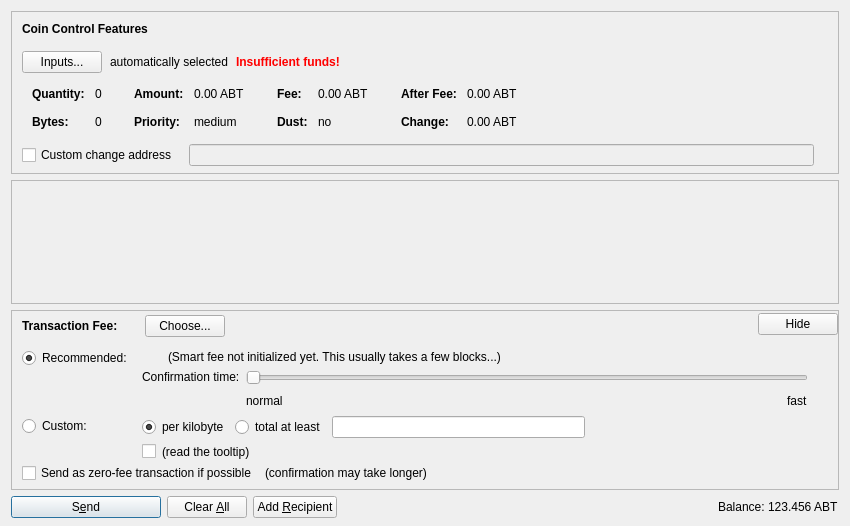
<?xml version="1.0" encoding="UTF-8"?>
<ui version="4.0">
 <class>SendCoinsDialog</class>
 <widget class="QDialog" name="SendCoinsDialog">
  <property name="geometry">
   <rect>
    <x>0</x>
    <y>0</y>
    <width>850</width>
    <height>526</height>
   </rect>
  </property>
  <property name="windowTitle">
   <string>Send Coins</string>
  </property>
  <layout class="QVBoxLayout" name="verticalLayout" stretch="0,1,0,0">
   <property name="bottomMargin">
    <number>8</number>
   </property>
   <item>
    <widget class="QFrame" name="frameCoinControl">
     <property name="sizePolicy">
      <sizepolicy hsizetype="Expanding" vsizetype="Expanding">
       <horstretch>0</horstretch>
       <verstretch>0</verstretch>
      </sizepolicy>
     </property>
     <property name="maximumSize">
      <size>
       <width>16777215</width>
       <height>16777215</height>
      </size>
     </property>
     <property name="frameShape">
      <enum>QFrame::StyledPanel</enum>
     </property>
     <property name="frameShadow">
      <enum>QFrame::Sunken</enum>
     </property>
     <layout class="QVBoxLayout" name="verticalLayoutCoinControl2">
      <property name="spacing">
       <number>0</number>
      </property>
      <property name="leftMargin">
       <number>0</number>
      </property>
      <property name="topMargin">
       <number>0</number>
      </property>
      <property name="rightMargin">
       <number>0</number>
      </property>
      <property name="bottomMargin">
       <number>6</number>
      </property>
      <item>
       <layout class="QVBoxLayout" name="verticalLayoutCoinControl" stretch="0,0,0,0,1">
        <property name="spacing">
         <number>0</number>
        </property>
        <property name="leftMargin">
         <number>10</number>
        </property>
        <property name="topMargin">
         <number>10</number>
        </property>
        <item>
         <layout class="QHBoxLayout" name="horizontalLayoutCoinControl1">
          <property name="bottomMargin">
           <number>15</number>
          </property>
          <item>
           <widget class="QLabel" name="labelCoinControlFeatures">
            <property name="sizePolicy">
             <sizepolicy hsizetype="Preferred" vsizetype="Maximum">
              <horstretch>0</horstretch>
              <verstretch>0</verstretch>
             </sizepolicy>
            </property>
            <property name="font">
             <font>
              <weight>75</weight>
              <bold>true</bold>
             </font>
            </property>
            <property name="styleSheet">
             <string notr="true">font-weight:bold;</string>
            </property>
            <property name="text">
             <string>Coin Control Features</string>
            </property>
           </widget>
          </item>
         </layout>
        </item>
        <item>
         <layout class="QHBoxLayout" name="horizontalLayoutCoinControl2" stretch="0,0,0,0">
          <property name="spacing">
           <number>8</number>
          </property>
          <property name="bottomMargin">
           <number>10</number>
          </property>
          <item>
           <widget class="QPushButton" name="pushButtonCoinControl">
            <property name="styleSheet">
             <string notr="true"/>
            </property>
            <property name="text">
             <string>Inputs...</string>
            </property>
            <property name="autoDefault">
             <bool>false</bool>
            </property>
           </widget>
          </item>
          <item>
           <widget class="QLabel" name="labelCoinControlAutomaticallySelected">
            <property name="text">
             <string>automatically selected</string>
            </property>
            <property name="margin">
             <number>5</number>
            </property>
           </widget>
          </item>
          <item>
           <widget class="QLabel" name="labelCoinControlInsuffFunds">
            <property name="font">
             <font>
              <weight>75</weight>
              <bold>true</bold>
             </font>
            </property>
            <property name="styleSheet">
             <string notr="true">color:red;font-weight:bold;</string>
            </property>
            <property name="text">
             <string>Insufficient funds!</string>
            </property>
            <property name="margin">
             <number>5</number>
            </property>
           </widget>
          </item>
          <item>
           <spacer name="horizontalSpacerCoinControl">
            <property name="orientation">
             <enum>Qt::Horizontal</enum>
            </property>
            <property name="sizeHint" stdset="0">
             <size>
              <width>40</width>
              <height>1</height>
             </size>
            </property>
           </spacer>
          </item>
         </layout>
        </item>
        <item>
         <widget class="QWidget" name="widgetCoinControl" native="true">
          <property name="sizePolicy">
           <sizepolicy hsizetype="Preferred" vsizetype="Preferred">
            <horstretch>0</horstretch>
            <verstretch>0</verstretch>
           </sizepolicy>
          </property>
          <property name="minimumSize">
           <size>
            <width>0</width>
            <height>0</height>
           </size>
          </property>
          <property name="styleSheet">
           <string notr="true"/>
          </property>
          <layout class="QHBoxLayout" name="horizontalLayoutCoinControl5">
           <property name="leftMargin">
            <number>0</number>
           </property>
           <property name="topMargin">
            <number>0</number>
           </property>
           <property name="rightMargin">
            <number>0</number>
           </property>
           <property name="bottomMargin">
            <number>0</number>
           </property>
           <item>
            <layout class="QHBoxLayout" name="horizontalLayoutCoinControl3" stretch="0,0,0,1">
             <property name="spacing">
              <number>20</number>
             </property>
             <property name="topMargin">
              <number>0</number>
             </property>
             <property name="bottomMargin">
              <number>10</number>
             </property>
             <item>
              <layout class="QFormLayout" name="formLayoutCoinControl1">
               <property name="horizontalSpacing">
                <number>10</number>
               </property>
               <property name="verticalSpacing">
                <number>14</number>
               </property>
               <property name="leftMargin">
                <number>10</number>
               </property>
               <property name="topMargin">
                <number>4</number>
               </property>
               <property name="rightMargin">
                <number>6</number>
               </property>
               <item row="0" column="0">
                <widget class="QLabel" name="labelCoinControlQuantityText">
                 <property name="font">
                  <font>
                   <weight>75</weight>
                   <bold>true</bold>
                  </font>
                 </property>
                 <property name="text">
                  <string>Quantity:</string>
                 </property>
                 <property name="margin">
                  <number>0</number>
                 </property>
                </widget>
               </item>
               <item row="0" column="1">
                <widget class="QLabel" name="labelCoinControlQuantity">
                 <property name="cursor">
                  <cursorShape>IBeamCursor</cursorShape>
                 </property>
                 <property name="contextMenuPolicy">
                  <enum>Qt::ActionsContextMenu</enum>
                 </property>
                 <property name="text">
                  <string notr="true">0</string>
                 </property>
                 <property name="margin">
                  <number>0</number>
                 </property>
                 <property name="textInteractionFlags">
                  <set>Qt::LinksAccessibleByMouse|Qt::TextSelectableByKeyboard|Qt::TextSelectableByMouse</set>
                 </property>
                </widget>
               </item>
               <item row="1" column="0">
                <widget class="QLabel" name="labelCoinControlBytesText">
                 <property name="font">
                  <font>
                   <weight>75</weight>
                   <bold>true</bold>
                  </font>
                 </property>
                 <property name="text">
                  <string>Bytes:</string>
                 </property>
                </widget>
               </item>
               <item row="1" column="1">
                <widget class="QLabel" name="labelCoinControlBytes">
                 <property name="cursor">
                  <cursorShape>IBeamCursor</cursorShape>
                 </property>
                 <property name="contextMenuPolicy">
                  <enum>Qt::ActionsContextMenu</enum>
                 </property>
                 <property name="text">
                  <string notr="true">0</string>
                 </property>
                 <property name="textInteractionFlags">
                  <set>Qt::LinksAccessibleByMouse|Qt::TextSelectableByKeyboard|Qt::TextSelectableByMouse</set>
                 </property>
                </widget>
               </item>
              </layout>
             </item>
             <item>
              <layout class="QFormLayout" name="formLayoutCoinControl2">
               <property name="horizontalSpacing">
                <number>10</number>
               </property>
               <property name="verticalSpacing">
                <number>14</number>
               </property>
               <property name="leftMargin">
                <number>6</number>
               </property>
               <property name="topMargin">
                <number>4</number>
               </property>
               <property name="rightMargin">
                <number>6</number>
               </property>
               <item row="0" column="0">
                <widget class="QLabel" name="labelCoinControlAmountText">
                 <property name="font">
                  <font>
                   <weight>75</weight>
                   <bold>true</bold>
                  </font>
                 </property>
                 <property name="text">
                  <string>Amount:</string>
                 </property>
                 <property name="margin">
                  <number>0</number>
                 </property>
                </widget>
               </item>
               <item row="0" column="1">
                <widget class="QLabel" name="labelCoinControlAmount">
                 <property name="cursor">
                  <cursorShape>IBeamCursor</cursorShape>
                 </property>
                 <property name="contextMenuPolicy">
                  <enum>Qt::ActionsContextMenu</enum>
                 </property>
                 <property name="text">
                  <string notr="true">0.00 ABT</string>
                 </property>
                 <property name="textInteractionFlags">
                  <set>Qt::LinksAccessibleByMouse|Qt::TextSelectableByKeyboard|Qt::TextSelectableByMouse</set>
                 </property>
                </widget>
               </item>
               <item row="1" column="0">
                <widget class="QLabel" name="labelCoinControlPriorityText">
                 <property name="font">
                  <font>
                   <weight>75</weight>
                   <bold>true</bold>
                  </font>
                 </property>
                 <property name="text">
                  <string>Priority:</string>
                 </property>
                </widget>
               </item>
               <item row="1" column="1">
                <widget class="QLabel" name="labelCoinControlPriority">
                 <property name="cursor">
                  <cursorShape>IBeamCursor</cursorShape>
                 </property>
                 <property name="contextMenuPolicy">
                  <enum>Qt::ActionsContextMenu</enum>
                 </property>
                 <property name="text">
                  <string notr="true">medium</string>
                 </property>
                 <property name="textInteractionFlags">
                  <set>Qt::LinksAccessibleByMouse|Qt::TextSelectableByKeyboard|Qt::TextSelectableByMouse</set>
                 </property>
                </widget>
               </item>
              </layout>
             </item>
             <item>
              <layout class="QFormLayout" name="formLayoutCoinControl3">
               <property name="horizontalSpacing">
                <number>10</number>
               </property>
               <property name="verticalSpacing">
                <number>14</number>
               </property>
               <property name="leftMargin">
                <number>6</number>
               </property>
               <property name="topMargin">
                <number>4</number>
               </property>
               <property name="rightMargin">
                <number>6</number>
               </property>
               <item row="0" column="0">
                <widget class="QLabel" name="labelCoinControlFeeText">
                 <property name="font">
                  <font>
                   <weight>75</weight>
                   <bold>true</bold>
                  </font>
                 </property>
                 <property name="text">
                  <string>Fee:</string>
                 </property>
                 <property name="margin">
                  <number>0</number>
                 </property>
                </widget>
               </item>
               <item row="0" column="1">
                <widget class="QLabel" name="labelCoinControlFee">
                 <property name="cursor">
                  <cursorShape>IBeamCursor</cursorShape>
                 </property>
                 <property name="contextMenuPolicy">
                  <enum>Qt::ActionsContextMenu</enum>
                 </property>
                 <property name="text">
                  <string notr="true">0.00 ABT</string>
                 </property>
                 <property name="textInteractionFlags">
                  <set>Qt::LinksAccessibleByMouse|Qt::TextSelectableByKeyboard|Qt::TextSelectableByMouse</set>
                 </property>
                </widget>
               </item>
               <item row="1" column="0">
                <widget class="QLabel" name="labelCoinControlLowOutputText">
                 <property name="font">
                  <font>
                   <weight>75</weight>
                   <bold>true</bold>
                  </font>
                 </property>
                 <property name="text">
                  <string>Dust:</string>
                 </property>
                </widget>
               </item>
               <item row="1" column="1">
                <widget class="QLabel" name="labelCoinControlLowOutput">
                 <property name="cursor">
                  <cursorShape>IBeamCursor</cursorShape>
                 </property>
                 <property name="contextMenuPolicy">
                  <enum>Qt::ActionsContextMenu</enum>
                 </property>
                 <property name="text">
                  <string notr="true">no</string>
                 </property>
                 <property name="textInteractionFlags">
                  <set>Qt::LinksAccessibleByMouse|Qt::TextSelectableByKeyboard|Qt::TextSelectableByMouse</set>
                 </property>
                </widget>
               </item>
              </layout>
             </item>
             <item>
              <layout class="QFormLayout" name="formLayoutCoinControl4">
               <property name="horizontalSpacing">
                <number>10</number>
               </property>
               <property name="verticalSpacing">
                <number>14</number>
               </property>
               <property name="leftMargin">
                <number>6</number>
               </property>
               <property name="topMargin">
                <number>4</number>
               </property>
               <property name="rightMargin">
                <number>6</number>
               </property>
               <item row="0" column="0">
                <widget class="QLabel" name="labelCoinControlAfterFeeText">
                 <property name="font">
                  <font>
                   <weight>75</weight>
                   <bold>true</bold>
                  </font>
                 </property>
                 <property name="text">
                  <string>After Fee:</string>
                 </property>
                 <property name="margin">
                  <number>0</number>
                 </property>
                </widget>
               </item>
               <item row="0" column="1">
                <widget class="QLabel" name="labelCoinControlAfterFee">
                 <property name="cursor">
                  <cursorShape>IBeamCursor</cursorShape>
                 </property>
                 <property name="contextMenuPolicy">
                  <enum>Qt::ActionsContextMenu</enum>
                 </property>
                 <property name="text">
                  <string notr="true">0.00 ABT</string>
                 </property>
                 <property name="textInteractionFlags">
                  <set>Qt::LinksAccessibleByMouse|Qt::TextSelectableByKeyboard|Qt::TextSelectableByMouse</set>
                 </property>
                </widget>
               </item>
               <item row="1" column="0">
                <widget class="QLabel" name="labelCoinControlChangeText">
                 <property name="font">
                  <font>
                   <weight>75</weight>
                   <bold>true</bold>
                  </font>
                 </property>
                 <property name="text">
                  <string>Change:</string>
                 </property>
                </widget>
               </item>
               <item row="1" column="1">
                <widget class="QLabel" name="labelCoinControlChange">
                 <property name="cursor">
                  <cursorShape>IBeamCursor</cursorShape>
                 </property>
                 <property name="contextMenuPolicy">
                  <enum>Qt::ActionsContextMenu</enum>
                 </property>
                 <property name="text">
                  <string notr="true">0.00 ABT</string>
                 </property>
                 <property name="textInteractionFlags">
                  <set>Qt::LinksAccessibleByMouse|Qt::TextSelectableByKeyboard|Qt::TextSelectableByMouse</set>
                 </property>
                </widget>
               </item>
              </layout>
             </item>
            </layout>
           </item>
          </layout>
         </widget>
        </item>
        <item>
         <layout class="QHBoxLayout" name="horizontalLayoutCoinControl4" stretch="0,0,0">
          <property name="spacing">
           <number>12</number>
          </property>
          <property name="sizeConstraint">
           <enum>QLayout::SetDefaultConstraint</enum>
          </property>
          <property name="topMargin">
           <number>5</number>
          </property>
          <property name="rightMargin">
           <number>5</number>
          </property>
          <item>
           <widget class="QCheckBox" name="checkBoxCoinControlChange">
            <property name="toolTip">
             <string>If this is activated, but the change address is empty or invalid, change will be sent to a newly generated address.</string>
            </property>
            <property name="text">
             <string>Custom change address</string>
            </property>
           </widget>
          </item>
          <item>
           <widget class="QValidatedLineEdit" name="lineEditCoinControlChange">
            <property name="enabled">
             <bool>false</bool>
            </property>
            <property name="sizePolicy">
             <sizepolicy hsizetype="Expanding" vsizetype="Fixed">
              <horstretch>0</horstretch>
              <verstretch>0</verstretch>
             </sizepolicy>
            </property>
           </widget>
          </item>
          <item>
           <widget class="QLabel" name="labelCoinControlChangeLabel">
            <property name="sizePolicy">
             <sizepolicy hsizetype="Preferred" vsizetype="Expanding">
              <horstretch>0</horstretch>
              <verstretch>0</verstretch>
             </sizepolicy>
            </property>
            <property name="minimumSize">
             <size>
              <width>0</width>
              <height>0</height>
             </size>
            </property>
            <property name="text">
             <string/>
            </property>
            <property name="margin">
             <number>3</number>
            </property>
           </widget>
          </item>
         </layout>
        </item>
        <item>
         <spacer name="verticalSpacerCoinControl">
          <property name="orientation">
           <enum>Qt::Vertical</enum>
          </property>
          <property name="sizeHint" stdset="0">
           <size>
            <width>800</width>
            <height>1</height>
           </size>
          </property>
         </spacer>
        </item>
       </layout>
      </item>
     </layout>
    </widget>
   </item>
   <item>
    <widget class="QScrollArea" name="scrollArea">
     <property name="widgetResizable">
      <bool>true</bool>
     </property>
     <widget class="QWidget" name="scrollAreaWidgetContents">
      <property name="geometry">
       <rect>
        <x>0</x>
        <y>0</y>
        <width>830</width>
        <height>68</height>
       </rect>
      </property>
      <layout class="QVBoxLayout" name="verticalLayout_2" stretch="0,1">
       <property name="leftMargin">
        <number>0</number>
       </property>
       <property name="topMargin">
        <number>0</number>
       </property>
       <property name="rightMargin">
        <number>0</number>
       </property>
       <property name="bottomMargin">
        <number>0</number>
       </property>
       <item>
        <layout class="QVBoxLayout" name="entries">
         <property name="spacing">
          <number>6</number>
         </property>
        </layout>
       </item>
       <item>
        <spacer name="verticalSpacer">
         <property name="orientation">
          <enum>Qt::Vertical</enum>
         </property>
         <property name="sizeHint" stdset="0">
          <size>
           <width>20</width>
           <height>40</height>
          </size>
         </property>
        </spacer>
       </item>
      </layout>
     </widget>
    </widget>
   </item>
   <item>
    <widget class="QFrame" name="frameFee">
     <property name="sizePolicy">
      <sizepolicy hsizetype="Expanding" vsizetype="Expanding">
       <horstretch>0</horstretch>
       <verstretch>0</verstretch>
      </sizepolicy>
     </property>
     <property name="maximumSize">
      <size>
       <width>16777215</width>
       <height>16777215</height>
      </size>
     </property>
     <property name="frameShape">
      <enum>QFrame::StyledPanel</enum>
     </property>
     <property name="frameShadow">
      <enum>QFrame::Sunken</enum>
     </property>
     <layout class="QVBoxLayout" name="verticalLayoutFee1">
      <property name="spacing">
       <number>0</number>
      </property>
      <property name="leftMargin">
       <number>0</number>
      </property>
      <property name="topMargin">
       <number>0</number>
      </property>
      <property name="rightMargin">
       <number>0</number>
      </property>
      <property name="bottomMargin">
       <number>0</number>
      </property>
      <item>
       <layout class="QVBoxLayout" name="verticalLayoutFee2" stretch="0,0,0">
        <property name="spacing">
         <number>0</number>
        </property>
        <property name="leftMargin">
         <number>10</number>
        </property>
        <property name="topMargin">
         <number>0</number>
        </property>
        <item>
         <layout class="QHBoxLayout" name="horizontalLayoutFee1">
          <property name="bottomMargin">
           <number>0</number>
          </property>
          <item>
           <layout class="QVBoxLayout" name="verticalLayoutFee7">
            <property name="spacing">
             <number>0</number>
            </property>
            <item>
             <spacer name="verticalSpacerSmartFee">
              <property name="orientation">
               <enum>Qt::Vertical</enum>
              </property>
              <property name="sizeType">
               <enum>QSizePolicy::Fixed</enum>
              </property>
              <property name="sizeHint" stdset="0">
               <size>
                <width>1</width>
                <height>4</height>
               </size>
              </property>
             </spacer>
            </item>
            <item>
             <layout class="QHBoxLayout" name="horizontalLayoutSmartFee">
              <property name="spacing">
               <number>10</number>
              </property>
              <item>
               <widget class="QLabel" name="labelFeeHeadline">
                <property name="sizePolicy">
                 <sizepolicy hsizetype="Preferred" vsizetype="Maximum">
                  <horstretch>0</horstretch>
                  <verstretch>0</verstretch>
                 </sizepolicy>
                </property>
                <property name="font">
                 <font>
                  <weight>75</weight>
                  <bold>true</bold>
                 </font>
                </property>
                <property name="styleSheet">
                 <string notr="true">font-weight:bold;</string>
                </property>
                <property name="text">
                 <string>Transaction Fee:</string>
                </property>
               </widget>
              </item>
              <item>
               <widget class="QLabel" name="labelFeeMinimized">
                <property name="text">
                 <string/>
                </property>
               </widget>
              </item>
              <item>
               <widget class="QPushButton" name="buttonChooseFee">
                <property name="text">
                 <string>Choose...</string>
                </property>
               </widget>
              </item>
             </layout>
            </item>
            <item>
             <spacer name="verticalSpacer_5">
              <property name="orientation">
               <enum>Qt::Vertical</enum>
              </property>
              <property name="sizeHint" stdset="0">
               <size>
                <width>1</width>
                <height>1</height>
               </size>
              </property>
             </spacer>
            </item>
           </layout>
          </item>
          <item>
           <spacer name="horizontalSpacer_4">
            <property name="orientation">
             <enum>Qt::Horizontal</enum>
            </property>
            <property name="sizeHint" stdset="0">
             <size>
              <width>40</width>
              <height>20</height>
             </size>
            </property>
           </spacer>
          </item>
          <item>
           <widget class="QPushButton" name="buttonMinimizeFee">
            <property name="toolTip">
             <string>collapse fee-settings</string>
            </property>
            <property name="text">
             <string>Hide</string>
            </property>
           </widget>
          </item>
         </layout>
        </item>
        <item>
         <widget class="QFrame" name="frameFeeSelection">
          <layout class="QVBoxLayout" name="verticalLayoutFee12">
           <property name="spacing">
            <number>0</number>
           </property>
           <property name="leftMargin">
            <number>0</number>
           </property>
           <property name="topMargin">
            <number>0</number>
           </property>
           <property name="rightMargin">
            <number>0</number>
           </property>
           <property name="bottomMargin">
            <number>0</number>
           </property>
           <item>
            <layout class="QGridLayout" name="gridLayoutFee">
             <property name="topMargin">
              <number>10</number>
             </property>
             <property name="bottomMargin">
              <number>4</number>
             </property>
             <property name="horizontalSpacing">
              <number>10</number>
             </property>
             <property name="verticalSpacing">
              <number>4</number>
             </property>
             <item row="1" column="1">
              <layout class="QVBoxLayout" name="verticalLayoutFee8">
               <property name="spacing">
                <number>6</number>
               </property>
               <item>
                <layout class="QHBoxLayout" name="horizontalLayoutFee13">
                 <item>
                  <widget class="QRadioButton" name="radioCustomPerKilobyte">
                   <property name="toolTip">
                    <string>If the custom fee is set to 1000 satoshis and the transaction is only 250 bytes, then &quot;per kilobyte&quot; only pays 250 satoshis in fee, while &quot;total at least&quot; pays 1000 satoshis. For transactions bigger than a kilobyte both pay by kilobyte.</string>
                   </property>
                   <property name="text">
                    <string>per kilobyte</string>
                   </property>
                   <property name="checked">
                    <bool>true</bool>
                   </property>
                   <attribute name="buttonGroup">
                    <string notr="true">groupCustomFee</string>
                   </attribute>
                  </widget>
                 </item>
                 <item>
                  <widget class="QRadioButton" name="radioCustomAtLeast">
                   <property name="toolTip">
                    <string>If the custom fee is set to 1000 satoshis and the transaction is only 250 bytes, then &quot;per kilobyte&quot; only pays 250 satoshis in fee, while &quot;total at least&quot; pays 1000 satoshis. For transactions bigger than a kilobyte both pay by kilobyte.</string>
                   </property>
                   <property name="text">
                    <string>total at least</string>
                   </property>
                   <attribute name="buttonGroup">
                    <string notr="true">groupCustomFee</string>
                   </attribute>
                  </widget>
                 </item>
                 <item>
                  <widget class="AusbitAmountField" name="customFee"/>
                 </item>
                 <item>
                  <spacer name="horizontalSpacer_6">
                   <property name="orientation">
                    <enum>Qt::Horizontal</enum>
                   </property>
                   <property name="sizeHint" stdset="0">
                    <size>
                     <width>1</width>
                     <height>1</height>
                    </size>
                   </property>
                  </spacer>
                 </item>
                </layout>
               </item>
               <item>
                <layout class="QHBoxLayout" name="horizontalLayoutFee8">
                 <item>
                  <widget class="QCheckBox" name="checkBoxMinimumFee">
                   <property name="toolTip">
                    <string>Paying only the minimum fee is just fine as long as there is less transaction volume than space in the blocks. But be aware that this can end up in a never confirming transaction once there is more demand for ausbit transactions than the network can process.</string>
                   </property>
                   <property name="text">
                    <string/>
                   </property>
                  </widget>
                 </item>
                 <item>
                  <widget class="QLabel" name="labelMinFeeWarning">
                   <property name="enabled">
                    <bool>true</bool>
                   </property>
                   <property name="toolTip">
                    <string>Paying only the minimum fee is just fine as long as there is less transaction volume than space in the blocks. But be aware that this can end up in a never confirming transaction once there is more demand for ausbit transactions than the network can process.</string>
                   </property>
                   <property name="text">
                    <string>(read the tooltip)</string>
                   </property>
                   <property name="margin">
                    <number>5</number>
                   </property>
                  </widget>
                 </item>
                 <item>
                  <spacer name="horizontalSpacer_2">
                   <property name="orientation">
                    <enum>Qt::Horizontal</enum>
                   </property>
                   <property name="sizeHint" stdset="0">
                    <size>
                     <width>1</width>
                     <height>1</height>
                    </size>
                   </property>
                  </spacer>
                 </item>
                </layout>
               </item>
              </layout>
             </item>
             <item row="0" column="0">
              <layout class="QVBoxLayout" name="verticalLayoutFee4" stretch="0,1">
               <item>
                <widget class="QRadioButton" name="radioSmartFee">
                 <property name="text">
                  <string>Recommended:</string>
                 </property>
                 <property name="checked">
                  <bool>true</bool>
                 </property>
                 <attribute name="buttonGroup">
                  <string notr="true">groupFee</string>
                 </attribute>
                </widget>
               </item>
               <item>
                <spacer name="verticalSpacer_2">
                 <property name="orientation">
                  <enum>Qt::Vertical</enum>
                 </property>
                 <property name="sizeHint" stdset="0">
                  <size>
                   <width>1</width>
                   <height>1</height>
                  </size>
                 </property>
                </spacer>
               </item>
              </layout>
             </item>
             <item row="1" column="0">
              <layout class="QVBoxLayout" name="verticalLayoutFee9" stretch="0,1">
               <item>
                <widget class="QRadioButton" name="radioCustomFee">
                 <property name="text">
                  <string>Custom:</string>
                 </property>
                 <attribute name="buttonGroup">
                  <string notr="true">groupFee</string>
                 </attribute>
                </widget>
               </item>
               <item>
                <spacer name="verticalSpacer_6">
                 <property name="orientation">
                  <enum>Qt::Vertical</enum>
                 </property>
                 <property name="sizeHint" stdset="0">
                  <size>
                   <width>1</width>
                   <height>1</height>
                  </size>
                 </property>
                </spacer>
               </item>
              </layout>
             </item>
             <item row="0" column="1">
              <layout class="QVBoxLayout" name="verticalLayoutFee3" stretch="0,0,1">
               <property name="spacing">
                <number>6</number>
               </property>
               <property name="topMargin">
                <number>2</number>
               </property>
               <item>
                <layout class="QHBoxLayout" name="horizontalLayoutFee12">
                 <item>
                  <widget class="QLabel" name="labelSmartFee">
                   <property name="text">
                    <string/>
                   </property>
                   <property name="margin">
                    <number>2</number>
                   </property>
                  </widget>
                 </item>
                 <item>
                  <widget class="QLabel" name="labelFeeEstimation">
                   <property name="text">
                    <string/>
                   </property>
                  </widget>
                 </item>
                 <item>
                  <widget class="QLabel" name="labelSmartFee2">
                   <property name="text">
                    <string>(Smart fee not initialized yet. This usually takes a few blocks...)</string>
                   </property>
                   <property name="margin">
                    <number>2</number>
                   </property>
                  </widget>
                 </item>
                 <item>
                  <spacer name="horizontalSpacer_5">
                   <property name="orientation">
                    <enum>Qt::Horizontal</enum>
                   </property>
                   <property name="sizeHint" stdset="0">
                    <size>
                     <width>1</width>
                     <height>1</height>
                    </size>
                   </property>
                  </spacer>
                 </item>
                </layout>
               </item>
               <item>
                <layout class="QHBoxLayout" name="horizontalLayoutFee9">
                 <item>
                  <layout class="QVBoxLayout" name="verticalLayoutFee6">
                   <item>
                    <widget class="QLabel" name="labelSmartFee3">
                     <property name="text">
                      <string>Confirmation time:</string>
                     </property>
                     <property name="margin">
                      <number>2</number>
                     </property>
                    </widget>
                   </item>
                   <item>
                    <spacer name="verticalSpacer_3">
                     <property name="orientation">
                      <enum>Qt::Vertical</enum>
                     </property>
                     <property name="sizeHint" stdset="0">
                      <size>
                       <width>1</width>
                       <height>1</height>
                      </size>
                     </property>
                    </spacer>
                   </item>
                  </layout>
                 </item>
                 <item>
                  <layout class="QVBoxLayout" name="verticalLayoutFee5">
                   <property name="rightMargin">
                    <number>30</number>
                   </property>
                   <item>
                    <widget class="QSlider" name="sliderSmartFee">
                     <property name="minimum">
                      <number>0</number>
                     </property>
                     <property name="maximum">
                      <number>24</number>
                     </property>
                     <property name="pageStep">
                      <number>1</number>
                     </property>
                     <property name="value">
                      <number>0</number>
                     </property>
                     <property name="orientation">
                      <enum>Qt::Horizontal</enum>
                     </property>
                     <property name="invertedAppearance">
                      <bool>false</bool>
                     </property>
                     <property name="invertedControls">
                      <bool>false</bool>
                     </property>
                     <property name="tickPosition">
                      <enum>QSlider::NoTicks</enum>
                     </property>
                    </widget>
                   </item>
                   <item>
                    <layout class="QHBoxLayout" name="horizontalLayoutFee10">
                     <item>
                      <widget class="QLabel" name="labelSmartFeeNormal">
                       <property name="text">
                        <string>normal</string>
                       </property>
                      </widget>
                     </item>
                     <item>
                      <spacer name="horizontalSpacer_3">
                       <property name="orientation">
                        <enum>Qt::Horizontal</enum>
                       </property>
                       <property name="sizeHint" stdset="0">
                        <size>
                         <width>40</width>
                         <height>20</height>
                        </size>
                       </property>
                      </spacer>
                     </item>
                     <item>
                      <widget class="QLabel" name="labelSmartFeeFast">
                       <property name="text">
                        <string>fast</string>
                       </property>
                      </widget>
                     </item>
                    </layout>
                   </item>
                  </layout>
                 </item>
                </layout>
               </item>
               <item>
                <spacer name="verticalSpacer_4">
                 <property name="orientation">
                  <enum>Qt::Vertical</enum>
                 </property>
                 <property name="sizeHint" stdset="0">
                  <size>
                   <width>1</width>
                   <height>1</height>
                  </size>
                 </property>
                </spacer>
               </item>
              </layout>
             </item>
            </layout>
           </item>
           <item>
            <layout class="QHBoxLayout" name="horizontalLayoutFee5" stretch="0,0,0">
             <property name="spacing">
              <number>8</number>
             </property>
             <property name="bottomMargin">
              <number>4</number>
             </property>
             <item>
              <widget class="QCheckBox" name="checkBoxFreeTx">
               <property name="text">
                <string>Send as zero-fee transaction if possible</string>
               </property>
              </widget>
             </item>
             <item>
              <widget class="QLabel" name="labelFreeTx">
               <property name="text">
                <string>(confirmation may take longer)</string>
               </property>
               <property name="margin">
                <number>5</number>
               </property>
              </widget>
             </item>
             <item>
              <spacer name="horizontalSpacerFee5">
               <property name="orientation">
                <enum>Qt::Horizontal</enum>
               </property>
               <property name="sizeHint" stdset="0">
                <size>
                 <width>1</width>
                 <height>1</height>
                </size>
               </property>
              </spacer>
             </item>
            </layout>
           </item>
           <item>
            <spacer name="verticalSpacerFee2">
             <property name="orientation">
              <enum>Qt::Vertical</enum>
             </property>
             <property name="sizeHint" stdset="0">
              <size>
               <width>1</width>
               <height>1</height>
              </size>
             </property>
            </spacer>
           </item>
          </layout>
         </widget>
        </item>
        <item>
         <spacer name="verticalSpacerFee">
          <property name="orientation">
           <enum>Qt::Vertical</enum>
          </property>
          <property name="sizeHint" stdset="0">
           <size>
            <width>800</width>
            <height>1</height>
           </size>
          </property>
         </spacer>
        </item>
       </layout>
      </item>
     </layout>
    </widget>
   </item>
   <item>
    <layout class="QHBoxLayout" name="horizontalLayout">
     <item>
      <widget class="QPushButton" name="sendButton">
       <property name="minimumSize">
        <size>
         <width>150</width>
         <height>0</height>
        </size>
       </property>
       <property name="toolTip">
        <string>Confirm the send action</string>
       </property>
       <property name="text">
        <string>S&amp;end</string>
       </property>
       <property name="icon">
        <iconset resource="../ausbit.qrc">
         <normaloff>:/icons/send</normaloff>:/icons/send</iconset>
       </property>
       <property name="autoDefault">
        <bool>false</bool>
       </property>
       <property name="default">
        <bool>true</bool>
       </property>
      </widget>
     </item>
     <item>
      <widget class="QPushButton" name="clearButton">
       <property name="sizePolicy">
        <sizepolicy hsizetype="Minimum" vsizetype="Fixed">
         <horstretch>0</horstretch>
         <verstretch>0</verstretch>
        </sizepolicy>
       </property>
       <property name="toolTip">
        <string>Clear all fields of the form.</string>
       </property>
       <property name="text">
        <string>Clear &amp;All</string>
       </property>
       <property name="icon">
        <iconset resource="../ausbit.qrc">
         <normaloff>:/icons/remove</normaloff>:/icons/remove</iconset>
       </property>
       <property name="autoDefault">
        <bool>false</bool>
       </property>
      </widget>
     </item>
     <item>
      <widget class="QPushButton" name="addButton">
       <property name="toolTip">
        <string>Send to multiple recipients at once</string>
       </property>
       <property name="text">
        <string>Add &amp;Recipient</string>
       </property>
       <property name="icon">
        <iconset resource="../ausbit.qrc">
         <normaloff>:/icons/add</normaloff>:/icons/add</iconset>
       </property>
       <property name="autoDefault">
        <bool>false</bool>
       </property>
      </widget>
     </item>
     <item>
      <spacer name="horizontalSpacer">
       <property name="orientation">
        <enum>Qt::Horizontal</enum>
       </property>
       <property name="sizeHint" stdset="0">
        <size>
         <width>40</width>
         <height>20</height>
        </size>
       </property>
      </spacer>
     </item>
     <item>
      <layout class="QHBoxLayout" name="horizontalLayout_2">
       <property name="spacing">
        <number>3</number>
       </property>
       <item>
        <widget class="QLabel" name="label">
         <property name="sizePolicy">
          <sizepolicy hsizetype="Preferred" vsizetype="Fixed">
           <horstretch>0</horstretch>
           <verstretch>0</verstretch>
          </sizepolicy>
         </property>
         <property name="text">
          <string>Balance:</string>
         </property>
        </widget>
       </item>
       <item>
        <widget class="QLabel" name="labelBalance">
         <property name="sizePolicy">
          <sizepolicy hsizetype="Preferred" vsizetype="Fixed">
           <horstretch>0</horstretch>
           <verstretch>0</verstretch>
          </sizepolicy>
         </property>
         <property name="cursor">
          <cursorShape>IBeamCursor</cursorShape>
         </property>
         <property name="text">
          <string notr="true">123.456 ABT</string>
         </property>
         <property name="textInteractionFlags">
          <set>Qt::LinksAccessibleByMouse|Qt::TextSelectableByKeyboard|Qt::TextSelectableByMouse</set>
         </property>
        </widget>
       </item>
      </layout>
     </item>
    </layout>
   </item>
  </layout>
 </widget>
 <customwidgets>
  <customwidget>
   <class>QValidatedLineEdit</class>
   <extends>QLineEdit</extends>
   <header>qvalidatedlineedit.h</header>
  </customwidget>
  <customwidget>
   <class>AusbitAmountField</class>
   <extends>QLineEdit</extends>
   <header>ausbitamountfield.h</header>
   <container>1</container>
  </customwidget>
 </customwidgets>
 <resources>
  <include location="../ausbit.qrc"/>
 </resources>
 <connections/>
 <buttongroups>
  <buttongroup name="groupFee"/>
  <buttongroup name="groupCustomFee"/>
 </buttongroups>
</ui>
